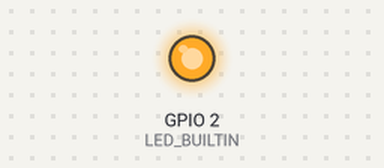
Simulated run of this program. Board: ESP8266 (NodeMCU). On the bench: output pins drawn as LEDs (lit = HIGH, except the on-board LED, lit = LOW). WiFi joins after 1.5 s; servers stay silent unless stated; no MQTT or app messages arrive unless stated; what the program prints to the serial monitor is not drawn. At 1.6 s the program puts the board to deep sleep or switches it off; the recording ends there.

Above: at 0.1 s.
Timing chart, 0 to 1.6 s (numbered marks = the images above):
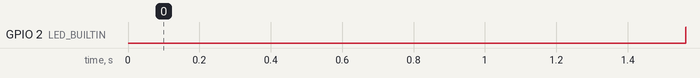

Measured:
- by itself, GPIO 2 (LED_BUILTIN): LOW → HIGH at 1.6 s

The program:

main.cpp
```cpp
/**
 * Blink
 * Turns on an LED on for one second,
 * then off for one second, repeatedly.
 */
#include <ESP8266WiFi.h>
#include <PubSubClient.h>

/* #define DEBUG */

const char* WIFI_SSID = "TODO";
const char* WIFI_PASS = "TODO";
const char* MQTT_SERV = "TODO";
const char* MQTT_CHAN = "wtfb";
const char* WTFB_ID   = "TODO";

WiFiClient espClient;
PubSubClient client(espClient);

void setup()
{
#ifdef DEBUG
  Serial.begin(9600);
#endif
  pinMode(LED_BUILTIN, OUTPUT);
  digitalWrite(LED_BUILTIN, LOW);
  delay(10);
#ifdef DEBUG
  Serial.println();
  Serial.print("Connecting to ");
  Serial.println(WIFI_SSID);
#endif
  WiFi.begin(WIFI_SSID, WIFI_PASS);
  while(WiFi.status() != WL_CONNECTED) {
    delay(500);
#ifdef DEBUG
      Serial.print(".");
#endif
  }
#ifdef DEBUG
  Serial.println();
  Serial.println("WiFi connected");
  Serial.print("IP address: ");
  Serial.println(WiFi.localIP());
#endif
  client.setServer(MQTT_SERV, 1883);
#ifdef DEBUG
  Serial.print("Connecting to ");
  Serial.println(MQTT_SERV);
#endif
  client.connect(WTFB_ID);
#ifdef DEBUG
  Serial.print("Sending \"");
  Serial.print(WTFB_ID);
  Serial.print("\" to channel \"");
  Serial.print(MQTT_CHAN);
  Serial.println("\".");
#endif
#ifdef DEBUG
  if(client.publish(MQTT_CHAN, WTFB_ID)) {
    Serial.println("Sending succeeded");
  } else {
    Serial.println("Sending failed");
  }
#else
  client.publish(MQTT_CHAN, WTFB_ID);
#endif
  client.disconnect();
}

void loop()
{
  while(true) {
    Serial.println("Going to sleep");
    digitalWrite(LED_BUILTIN, HIGH);
    ESP.deepSleep(UINT32_MAX);
  }
}
```
